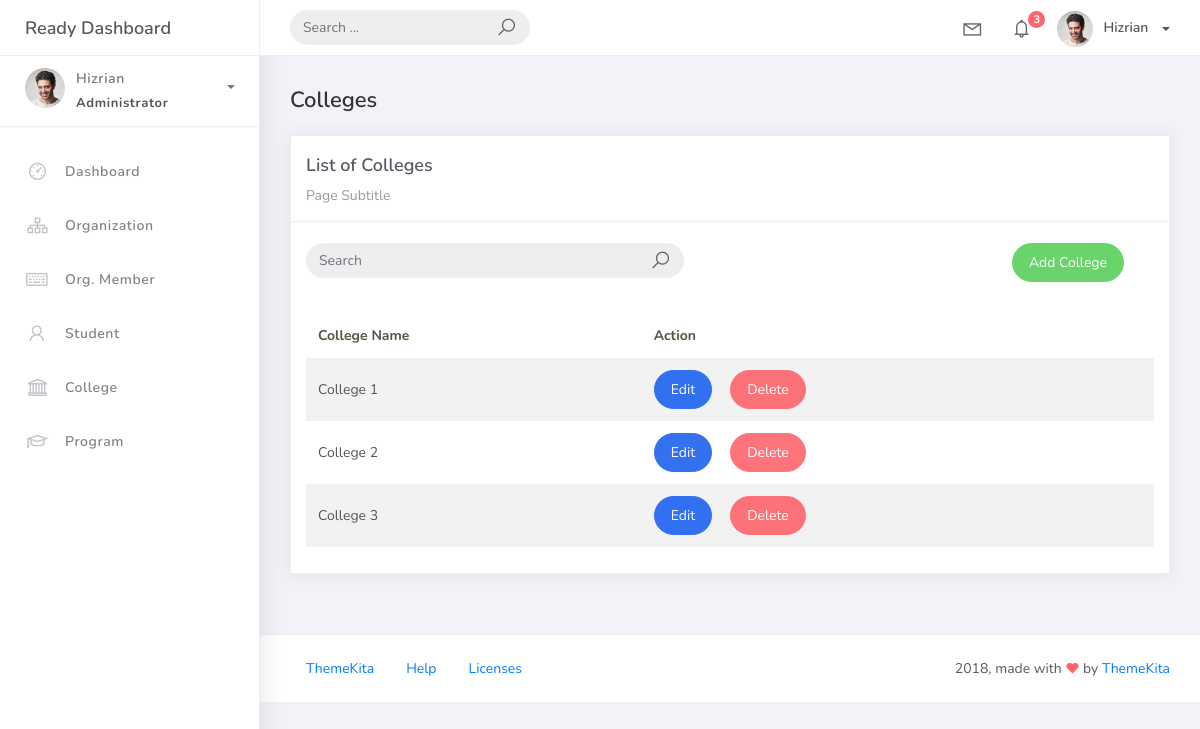
The page /college_list on the database as committed earlier.
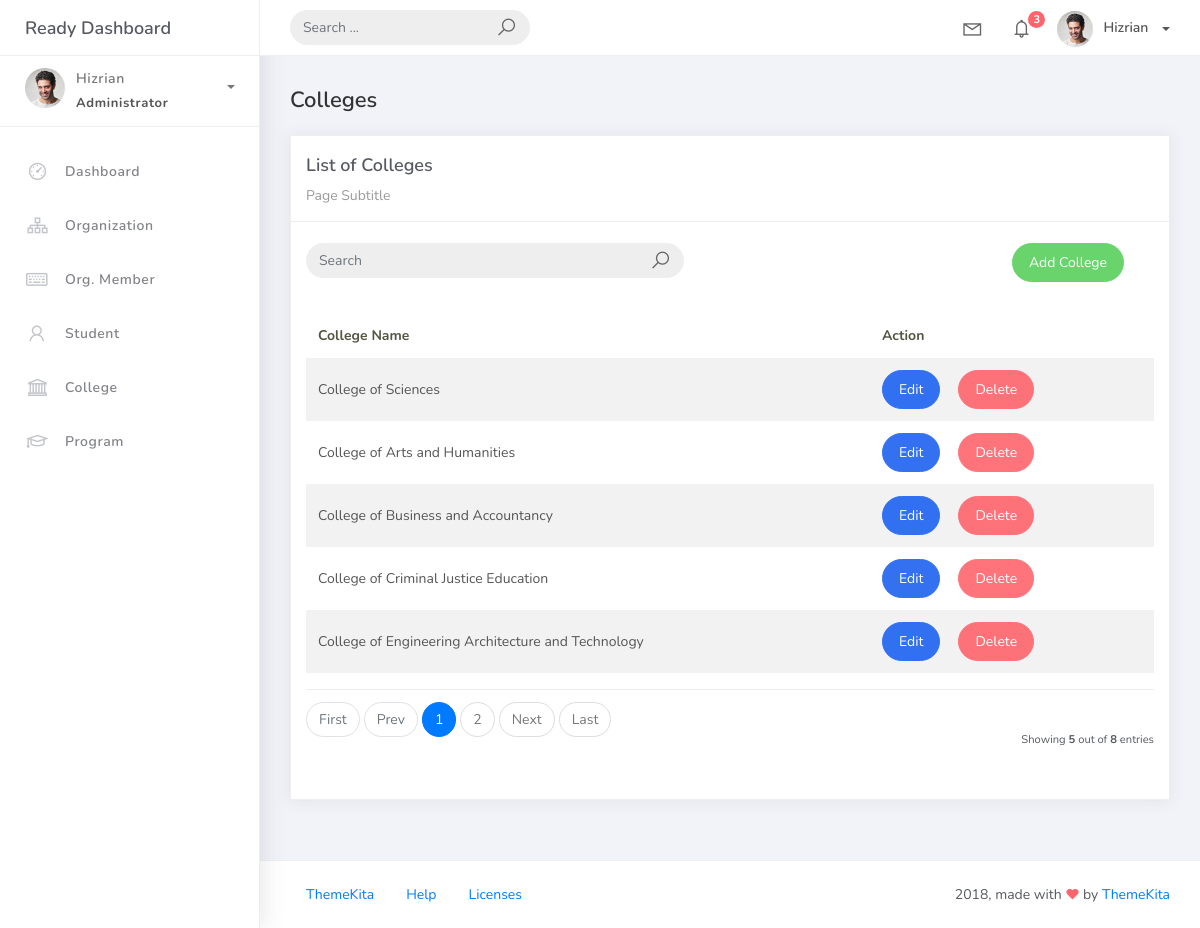
The same page on the database as committed later.
### studentorg/models.py (models this page shows, shortened)
class BaseModel(models.Model):
    created_at = models.DateTimeField(auto_now_add=True, db_index=True)
    updated_at = models.DateTimeField(auto_now=True)
    class Meta:
        abstract = True

class College(BaseModel):
	college_name = models.CharField(max_length=150)

### studentorg/views.py (the view)
# urls.py: path('college_list', CollegeList.as_view(), name='college-list'),
class CollegeList(ListView):
    model = College
    context_object_name = 'college'
    template_name = 'college_list.html'
    paginate_by = 5
    def get_queryset(self, *args, **kwargs):
        qs = super(CollegeList, self).get_queryset(*args, **kwargs)
        if self.request.GET.get("q") != None:
            query = self.request.GET.get('q')
            qs = qs.filter(Q(college_name__icontains=query))
        return qs

### templates/college_list.html (shortened to what this page needs)
{% extends 'base.html' %}
{% load static %}
{% block content %}
  <div class="content">
    <div class="container-fluid">
      <h4 class="page-title">Colleges</h4>
      <div class="row">
        <div class="col-md-12">
          <div class="card">
            <div class="card-header">
              <div class="card-title">List of Colleges</div>
              <div class="card-category">Page Subtitle</div>
            </div>
            <br />
                <div class="col-md-12 row">
                <div class="col-md-6">
                    <form class="navbar-left navbar-form nav-search mr-md-3" action="{% url 'college-list' %}">
                    <div class="input-group">
                        <input type="text" placeholder="Search" class="form-control" name="q" />
                        <div class="input-group-append">
                        <span class="input-group-text">
                            <i class="la la-search search-icon"></i>
                        </span>
                        </div>
                    </div>
                    </form>
                </div>
                <div class="col-md-6">
                    <div class="pull-right">
                    <a href="{% url 'college-add' %}" class="btn btn-success btn-rounded">Add College</a>
                    </div>
                </div>
                </div>
            <div class="card-body">
              <table class="table table-striped mt-3">
                <thead>
                  <tr>
                    <th scope="col">College Name</th>
                    <th scope="col">Action</th>
                  </tr>
                </thead>
                <tbody>
                  {% for object in object_list %}
                    <tr>
                      <td>{{ object.college_name }}</td>
                      <td>
                        <a href="college_list/{{ object.id }}" class="btn btn-primary btn-rounded">Edit</a>
                        <a href="college_list/{{ object.id }}/delete" class="btn btn-danger btn-rounded">Delete</a>
                    </td>
                    </tr>
                    {% empty %}
                    <tr>
                      <td colspan="4" style="text-align: center">
                        <p class="text-sm font-weight-bold mb-0">No Records Found</p>
                      </td>
                    </tr>
                  {% endfor %}
                </tbody>
              </table>
              {% include 'includes/pagination.html' %}
            </div>
          </div>
        </div>
      </div>
    </div>
  </div>
{% endblock %}

Rows that differ between the two databases and show on the page:
removed College: college_name "College 1"
removed College: college_name "College 2"
removed College: college_name "College 3"
added College: college_name "College of Sciences"
added College: college_name "College of Arts and Humanities"
added College: college_name "College of Business and Accountancy"
added College: college_name "College of Criminal Justice Education"
added College: college_name "College of Engineering Architecture and Technology"
Other text that changed with them:
{{ object_list.count }}: (not shown) → "5"
{{ paginator.count }}: (not shown) → "8"
text now shown: "First Prev Next Last Showing out of entries"
new list line: "1"
new list line: "2"
